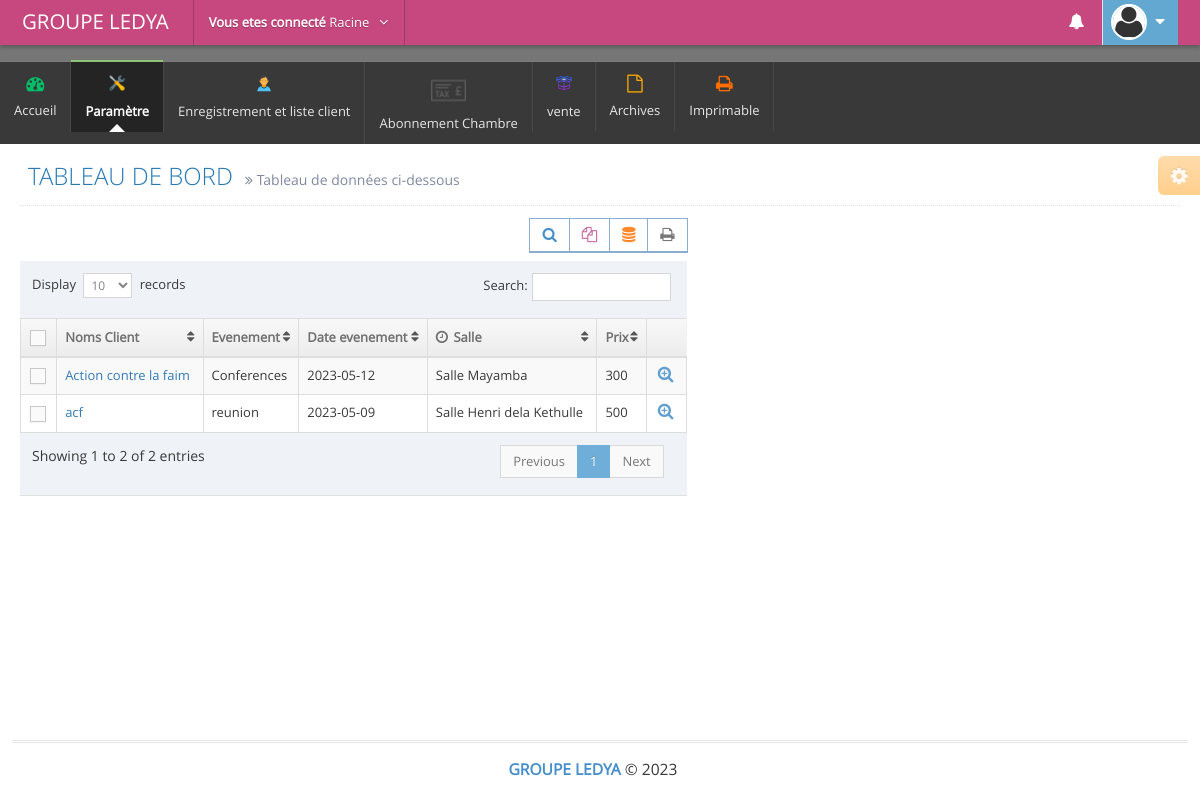
The app's page /admin/gestioon_salle.php (signed in) with its own data.
### tables this page shows
CREATE TABLE `caisse` (
  `id` int(11) NOT NULL,
  `nom_complet` text NOT NULL,
  `pays` text NOT NULL,
  `ville` text NOT NULL,
  `commune` text NOT NULL,
  `telephone` text NOT NULL,
  `email` text NOT NULL,
  `entreprise` text NOT NULL,
  `fonction` text NOT NULL,
  `date_arriver` text NOT NULL,
  `date_fin` text NOT NULL,
  `numero_identiter` text NOT NULL,
  `rue` text NOT NULL,
  `total_jours` text NOT NULL,
  `nationnalite` text NOT NULL,
  `chambres` text NOT NULL,
  `type_carte` text NOT NULL,
  `prix_chambre` text NOT NULL,
  `percepteur` text NOT NULL,
  `id_percepteur` int(11) NOT NULL,
  `code_facture` text NOT NULL,
  `date_operation` text NOT NULL,
  `tot_a_payer` text NOT NULL,
  `etat` int(11) NOT NULL,
  `motif` text NOT NULL,
  `client` text NOT NULL,
  `date_event` text NOT NULL,
  `description_evenement` text NOT NULL,
  `type_evenement` text NOT NULL,
  `nominnation` text NOT NULL,
  `nbr_personne` text NOT NULL,
  `prix` text NOT NULL,
  `salle` text NOT NULL,
  `num_carte` text NOT NULL
);

### admin/gestioon_salle.php (the view, shortened to what this page needs)
            <?php include('includes/link.php'); ?>
            <?php include('includes/hea.php'); ?>
            <?php include'db/connectbdd.php';?>
            <div class="main-content">
            	<div class="main-content-inner">
            		<div class="page-content">
            			<div class="ace-settings-container" id="ace-settings-container">
            				<div class="btn btn-app btn-xs btn-warning ace-settings-btn" id="ace-settings-btn">
            					<i class="ace-icon fa fa-cog bigger-130"></i>
            				</div>
         </div>
         <div class="page-header">
            <h1>
                  TABLEAU DE BORD
                  <small>
                        <i class="ace-icon fa fa-angle-double-right"></i>
                        Tableau de données ci-dessous
                 </small>
          </h1>
   </div>
   <div class="row">
     <div class="col-xs-12">
           <div class="row">
                 <div class="col-lg-7">
                       <div class="row">
                             <div class="col-xs-12">
                                <div class="row">
                                    <div class="col-xs-12">
                                     <div class="clearfix">
                                      <div class="pull-right tableTools-container"></div></div>
                                      <div>
                                          <table id="dynamic-table" class="table table-striped table-bordered table-hover">
                                                 <thead>
                                                        <tr> <th class="center">
                                                              <label class="pos-rel">
                                                                     <span class="lbl"></span>
                                                              </label>
                                                       </th>
                                                       <th>Noms Client</th>
                                                       <th>Evenement</th>
                                                       <th class="hidden-480">Date evenement</th>
                                                       <th>
                                                        <i class="ace-icon fa fa-clock-o bigger-110 hidden-480"></i>
                                                        Salle
                                                 </th>
                                                 <th class="hidden-480">Prix</th>
                                                 <th></th>
                                          </tr>
                                   </thead>
                                   <tbody>
                                     <?php
                                     $requete2 = mysqli_query($connection,"SELECT *FROM caisse where motif='location de la salle' ORDER BY id DESC");
                                     while ($garde = mysqli_fetch_assoc($requete2)) {  ?>
                                           <tr>
                                                 <td class="center">
                                                       <label class="pos-rel">
                                                             <span class="lbl"></span>
                                                      </label>
                                               </td>
                                               <td><a href="#"><?php echo $garde['client']; ?></a></td>
                                               <td class="hidden-480"><?php echo $d = $garde['type_evenement']; ?></td>
                                               <td><?php echo $garde['date_event']; ?></td>
                                               <td><?php echo $garde['nominnation']; ?></td>
                                               <td class="hidden-480">
                                                <span class="">
                                                      <?php echo $garde['prix'];  ?>
                                                    </span></td>
                                             <td>
                                                    <div class="hidden-sm hidden-xs action-buttons">
                                                          <a class="blue" href="impression_fac_salle.php?id=<?php echo $garde['id']; ?>">
                                                                <i class="ace-icon fa fa-search-plus bigger-130"></i></a>
                                                                    </div>
                                                                                 </td></tr>
                                                                          <?php }
                                                                          ?>
</tbody>
</table>
</div>
</div>
</div>
</div>
</div>
</div>
<div class="col-lg-5">
<br><br><br>
<br><br>
</div>
</div>
</div>
</div>
</div>
</div>
</div>
<?php include('includes/ft.php'); ?>
</body>
</html>

### records on screen
caisse: client "Action contre la faim", type_evenement "Conferences", date_event "2023-05-12", nominnation "Salle Mayamba", prix "300"
caisse: client "acf", type_evenement "reunion", date_event "2023-05-09", nominnation "Salle Henri dela Kethulle", prix "500"

### other values on screen
$username "Racine"
